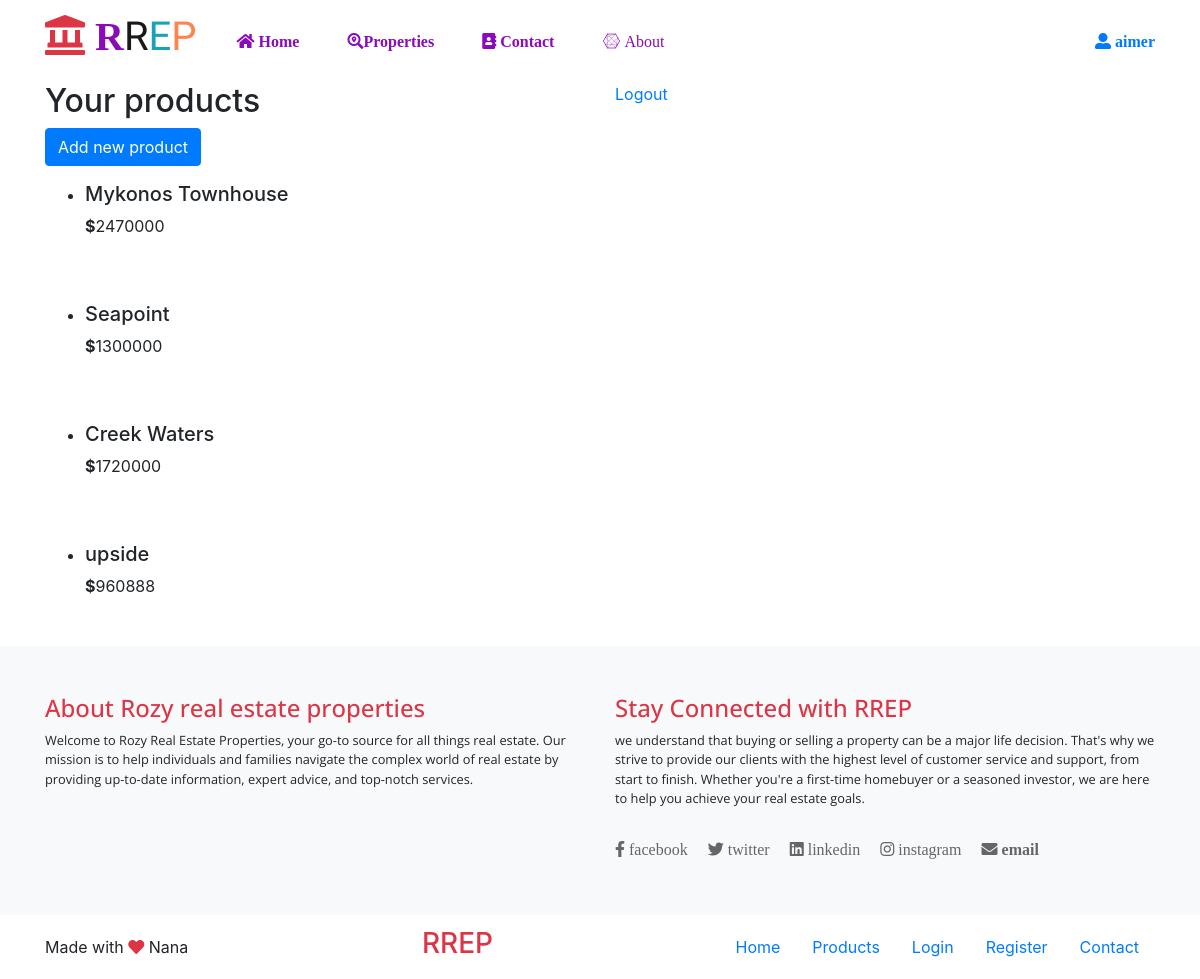
Screenshot of /dashboard (signed in) with the database file from the repository.
### adapters/orm.py (models this page shows, shortened)
class Users(Base, UserMixin):
    __tablename__ = 'Users'
    ID = Column(Integer, primary_key=True, autoincrement=True, nullable=False)
    FullName = Column(String(30), nullable=False)
    PhoneNumber = Column(String(15), nullable=False, unique=True)
    UserType = Column(String(10), nullable=False,)
    EmailAddress = Column(String(40), nullable=False, unique=True)
    Password = Column(String(255), nullable=False)
    CreatedDate = Column(DateTime, default=datetime.datetime.utcnow)

class Product(Base):
    __tablename__ = 'products'
    ID = Column(Integer, primary_key=True, autoincrement=True, nullable=False)
    ProductName = Column(String(100), nullable=False, unique=True)
    ProductDescription = Column(String(300), nullable=False)
    Price = Column(Integer, nullable=False)
    Category = Column(String(20), nullable=False)
    Landlord = Column(Integer, ForeignKey(Users.ID))
    Users = relationship(Users)
    Date = Column(DateTime, default=datetime.datetime.utcnow)

### app.py (the view, shortened to what this page needs)
@app.route('/dashboard')
@login_required
def dashboard():
    email_subscribe_form = EmailSubscribeForm()
    if current_user.UserType == 'tenant':
        return render_template('tenant_dashboard.html')
    elif current_user.UserType == 'landlord':
        products = session.query(Product).filter_by(Landlord=current_user.ID).all()
        return render_template('landlord_dashboard.html', products=products)
    else:
        flash('Access Denied')
        return url_for('home')

### app.py (called while the page is built)
@login_manager.user_loader
def load_user(user_id):
    user = session.query(Users).filter_by(ID = int(user_id)).first()
    return user

### config.py (called while the page is built)
def remove_session(response_or_exc):
    session.remove()
    return response_or_exc

### templates/landlord_dashboard.html
{% extends 'layout.html' %}
{% block content %}
<section>
    <div class="container">
        <div class="row">
            <div class="col-6">
                <h2>Your products</h2>
                <a class="btn btn-primary" href="{{ url_for('add_product') }}">Add new product</a>
                    {% for product in products %}
                        <ul>
                            <li class="py-3">
                                <h5>{{ product.ProductName }}</h5>
                                <p><b>$</b>{{ product.Price }}</p>
                            </li>
                        </ul>
                    {% endfor %}
            </div>
            <div class="col-6">
                <a href="{{ url_for('logout') }}">Logout</a>
            </div>
        </div>
    </div>
</section>
{% endblock %}

### templates/navbar.html (shortened to what this page needs)
<section class="">
    <nav class="navbar navbar-expand-lg navbar-light">
      <div class="container">
        <a class="navbar-brand" href="{{url_for('home')}}">
          <h1 class="logo"><i class="fas fa-landmark text-danger">  <span style="color:#8B0BBA;">R</span></i>R<span class="text-info">E<span style="color:#FF834D;">P</span></span></h1>
        </a>
        <div class="collapse navbar-collapse " id="navbarText">
          <ul class="navbar-nav mr-auto">
            <li class="nav-item active">
              <a class="nav-link text-success" href="{{url_for('home')}}"><i class="fas fa-home"> Home</i> <span class="sr-only">(current)</span></a>
            </li>
            <li class="nav-item active">
              <a class="nav-link text-success" href="{{url_for('events')}}"><i class="fas fa-search-location">Properties</i> <span class="sr-only">(current)</span></a>
            </li>
            <li class="nav-item active">
              <a class="nav-link text-success" href="{{url_for('contact')}}"><i class="fas fa-address-book"> Contact</i> <span class="sr-only">(current)</span></a>
            </li>
            <li class="nav-item active">
              <a class="nav-link text-success" href="{{url_for('about')}}"><i class="fab fa-connectdevelop"> About</i> <span class="sr-only">(current)</span></a>
            </li>
          </ul>
          <span class="navbar-right">
            {% if current_user.is_authenticated %}
              <a href="{{ url_for('dashboard') }}"><i class="fas fa-user-alt"> {{ current_user.FullName }}</i></a>
            {% else %}
              <a class="button_default text-primary" href="{{url_for('login')}}"><i class="fas fa-unlock-alt"> Login</i></a>
              <a class="button_default text-primary" href="{{url_for('register')}}"><i class="fas fa-user-plus"> Register</i></a>
            {% endif %}
          </span>
        </div>
      </div>
    </nav>
</section>

### static/css/style.css (style rules this page uses)
.logo { font-family: 'Saira Stencil One', cursive; }
.navbar-expand-lg .navbar-nav .nav-link { padding-right: 1.5rem; padding-left: 1.5rem; }
ul.navbar-nav.mr-auto a { color: #8B0BBA!important; }

### rows the page displays
Users: FullName "aimer"
Product: ProductName "Mykonos Townhouse", Price "2470000"
Product: ProductName "Seapoint", Price "1300000"
Product: ProductName "Creek Waters", Price "1720000"
Product: ProductName "upside", Price "960888"
